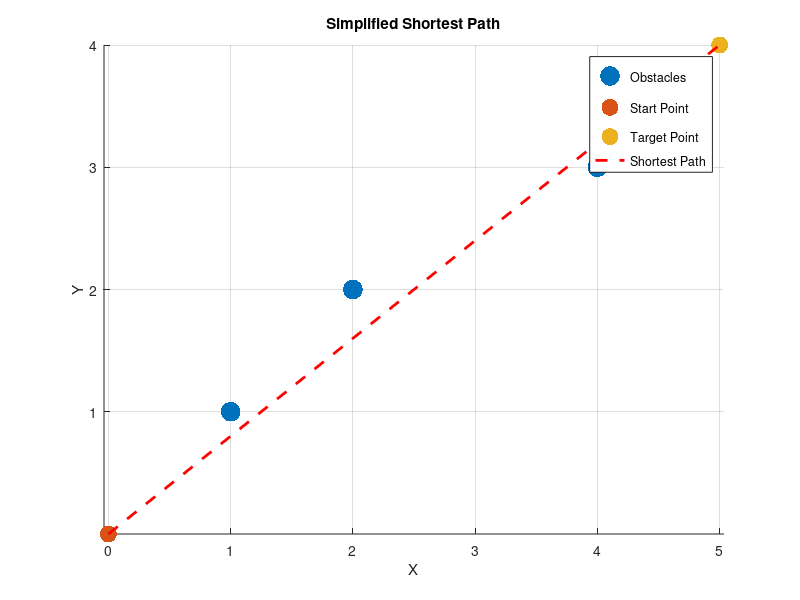

This figure's MATLAB source:
% 起点和终点定义
start_position = [0, 0];  % 初始位置
target_position = [5, 4];  % 目标位置

% 障碍物定义
num_obstacles = 3;
boundary = struct('x', [], 'y', []);
boundary(1:num_obstacles) = struct('x', 0, 'y', 0);
boundary(1).x = 1; boundary(1).y = 1;
boundary(2).x = 2; boundary(2).y = 2;
boundary(3).x = 4; boundary(3).y = 3;

% 计算最短路径（直线距离）
shortest_path_length = sqrt((target_position(1) - start_position(1))^2 + ...
                            (target_position(2) - start_position(2))^2);
disp(['最短路径长度: ', num2str(shortest_path_length)]);

% 绘制图像
figure;
hold on;
% 绘制障碍物
scatter([boundary.x], [boundary.y], 200, 'yellow', 'filled', 'DisplayName', 'Obstacles');
% 绘制起点和终点
scatter(start_position(1), start_position(2), 150, 'green', 'filled', 'DisplayName', 'Start Point');
scatter(target_position(1), target_position(2), 150, 'magenta', 'filled', 'DisplayName', 'Target Point');
% 绘制最短路径直线
plot([start_position(1), target_position(1)], [start_position(2), target_position(2)], ...
    '--r', 'LineWidth', 2, 'DisplayName', 'Shortest Path');

% 图像设置
title('Simplified Shortest Path');
xlabel('X');
ylabel('Y');
legend show;
axis equal;
grid on;
hold off;
